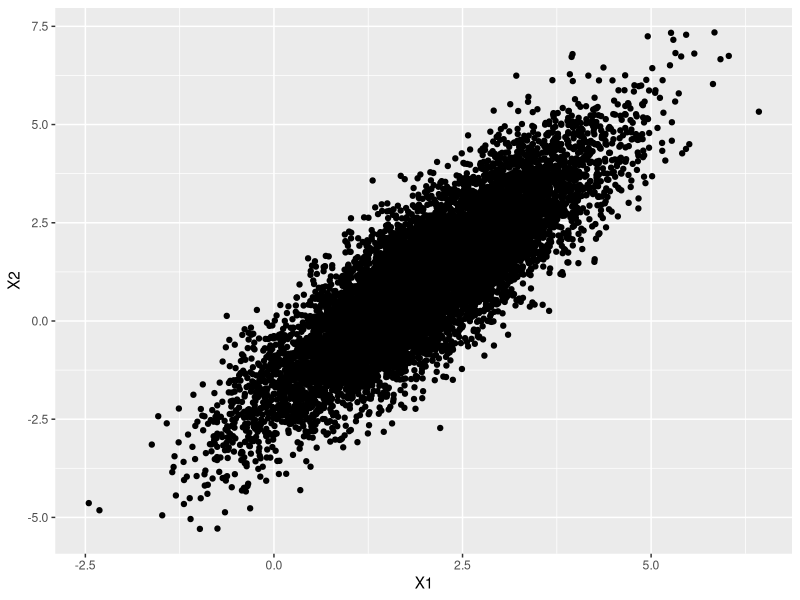
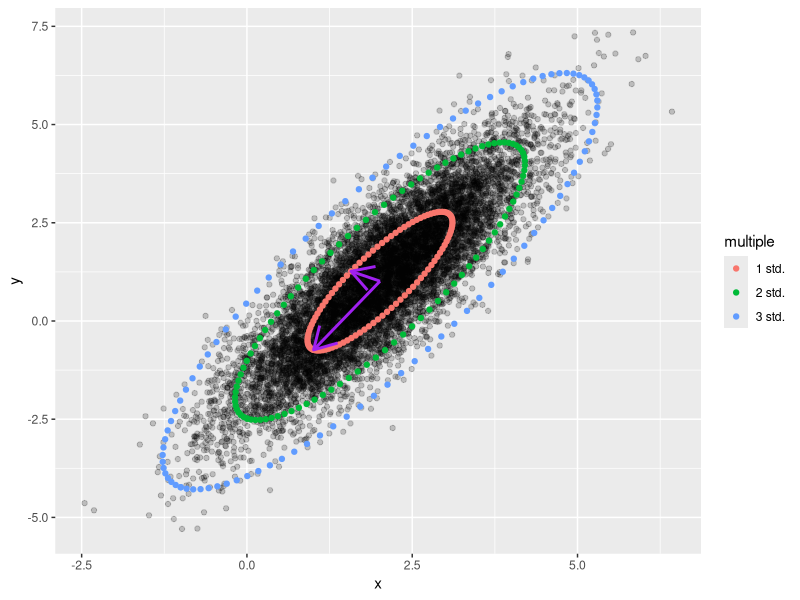

Write the R code that produced these figures, in order.
library(ggplot2)


# Generate Data -----------------------------------------------------------

# Center of data
x_c <- c(2,1)
# Principle axis
sig <- c(2,0.5)

# Rotation angle
theta <- pi/3

# Rotation matrix
R <- matrix(c(cos(theta), -sin(theta), 
             sin(theta), cos(theta)), 
             ncol = 2, byrow = TRUE)

n <- 10000

rand_matrix <- matrix(rnorm(2 * n), nrow = 2)
X <- R %*% diag(sig) %*% rand_matrix + diag(x_c)%*% matrix(1, 2, n) 


# Plot of Raw Data --------------------------------------------------------

raw_data <- data.frame(t(X))
ggplot(raw_data, aes(X1, X2)) + 
  geom_point()


# SVD Decomp to find Principle Comps --------------------------------------

row_means <- rowMeans(X)
B <- X - row_means 
svd_results <- svd(B/sqrt(n))

# Data frames for the extra info on the plots

get_conf_int <- function(d, U, multiple, row_means)
{
  theta <- seq(0,1, 0.01) * 2 * pi
  x_std <- U %*% diag(d) %*% matrix(c(cos(theta), sin(theta)), nrow = 2, byrow = TRUE)
  x_std <- multiple * x_std + matrix(row_means, ncol = length(theta), nrow = 2)
  res <- data.frame(t(x_std))
  res$multiple <- paste(multiple, "std.")
  
  return (res)
}

conf_int <- rbind(
  get_conf_int(svd_results$d, svd_results$u, 1, row_means),
  get_conf_int(svd_results$d, svd_results$u, 2, row_means),
  get_conf_int(svd_results$d, svd_results$u, 3, row_means)
)

# Principle components
pc <- svd_results$u %*% diag(svd_results$d)

# Note - Principle components are perpendicular, but it may not look that way due to the sizing of the plot...
ggplot(raw_data, aes(X1, X2)) + 
  geom_point(alpha = 0.2) + 
  geom_point(aes(colour = multiple), alpha = 1, data = conf_int) +
  # PC1
  annotate("segment", x = row_means[1], xend = pc[1,1] + row_means[1], y = row_means[2], yend = pc[2,1] + row_means[2], colour = "purple", size=1, arrow=arrow()) + 
  annotate("segment", x = row_means[1], xend = pc[1,2] + row_means[1], y = row_means[2], yend = pc[2,2] + row_means[2], colour = "purple", size=1, arrow=arrow()) + 
  xlab("x") + 
  ylab("y") 
